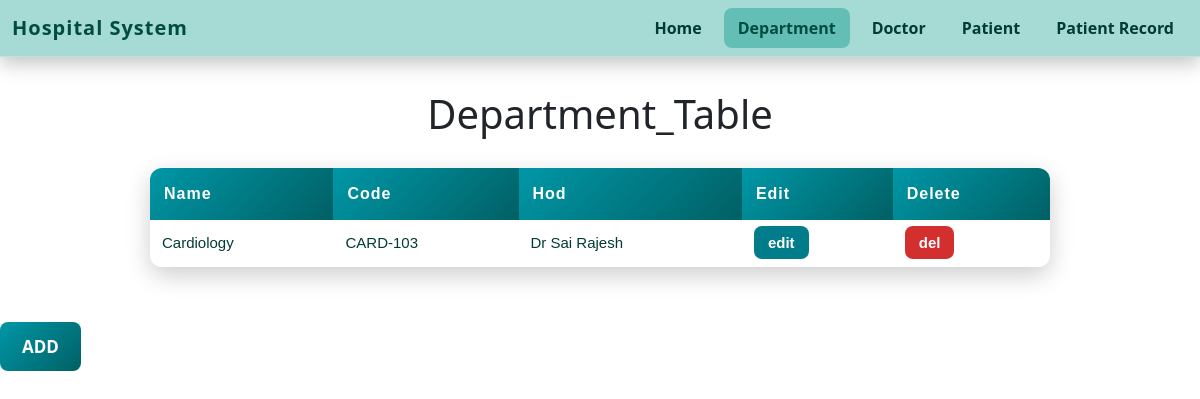
Page /department/ on the committed database.
### app1/models.py (models this page shows, shortened)
class department_model(models.Model):
    name = models.CharField(max_length=50)
    code = models.CharField(max_length=50)
    hod = models.CharField(max_length=50)

### app1/views.py (the view)
# urls.py: path("department/", department_details, name="department_list"),
def department_details(requst):
    data = department_model.objects.all()
    content={
        "data":data,
    }
    return render(requst,'frontend_app1/department_table.html',content)

### templates/frontend_app1/department_table.html (shortened to what this page needs)
<!DOCTYPE html>
<html lang="en">
<head>
    <link href="https://cdn.jsdelivr.net/npm/bootstrap@5.3.0/dist/css/bootstrap.min.css" rel="stylesheet">
</head>
<body>
    <nav class="navbar navbar-expand-lg navbar-glass fixed-top">
  <div class="container-fluid">
    <a class="navbar-brand" href="{% url 'home' %}">Hospital System</a>
    <div class="collapse navbar-collapse" id="navmenu">
      <ul class="navbar-nav ms-auto">
        <li class="nav-item">
          <a class="nav-link {% if request.path == '/' %}active{% endif %}"
             href="{% url 'home' %}">Home</a>
        </li>
        <li class="nav-item">
          <a class="nav-link {% if 'department' in request.path %}active{% endif %}"
             href="{% url 'department_list' %}">Department</a>
        </li>
        <li class="nav-item">
          <a class="nav-link {% if 'doctor' in request.path %}active{% endif %}"
             href="{% url 'doctor_list' %}">Doctor</a>
        </li>
        <li class="nav-item">
          <a class="nav-link {% if 'patient_list' in request.path %}active{% endif %}"
             href="{% url 'patient_list' %}">Patient</a>
        </li>
        <li class="nav-item">
          <a class="nav-link {% if 'patient_record' in request.path %}active{% endif %}"
             href="{% url 'patient_record_list' %}">Patient Record</a>
        </li>
      </ul>
    </div>
  </div>
</nav>
   <table>
  <h1>Department_Table</h1>
  <tr>
      <th>Name</th>
      <th>Code</th>
      <th>Hod</th>
      <th>Edit</th>
      <th>Delete</th>
  </tr>
  {% for i in data %}
  <tr>
      <td>{{ i.name }}</td>
      <td>{{ i.code }}</td>
      <td>{{ i.hod }}</td>
      <td>
        <a href="{% url 'verify_user' 'department' 'update'  i.id %}" class="btn-edit">
          edit
        </a>
      </td>
      <td>
        <a href="{% url 'verify_user' 'department' 'delete'  i.id %}" class="btn-del">
          del
        </a>
      </td>
  </tr>
  {% endfor %}
</table>
<a href="{% url 'department_add' %}" class="btn-add">ADD</a>
</body>
</html>

### templates/frontend_app1/department_table.html (style rules this page uses)
body { background-image: url("https://thumbs.dreamstime.com/b/doctor-hand-medical-background-d-42384192.jpg"); background-repeat: no-repeat; background-size: cover; min-height: 100vh; width: 100%; padding-top: 90px; }
table { width: 75%; margin: 30px auto; border-collapse: collapse; font-family: "Poppins", sans-serif; background: rgba(255, 255, 255, 0.25); border-radius: 12px; overflow: hidden; box-shadow: 0 8px 25px rgba(0, 0, 0, 0.2); }
h1 { text-align: center; margin-bottom: 15px; color: #004d40; font-weight: 700; }
th { background: linear-gradient(135deg, #0097a7, #006064); color: white; padding: 14px; font-size: 16px; letter-spacing: 1px; }
td { padding: 12px; color: #003c34; background: rgba(255, 255, 255, 0.5); border-bottom: 1px solid rgba(0, 121, 107, 0.3); font-size: 15px; }
.btn-edit, .btn-del, .btn-add { padding: 8px 14px; border-radius: 8px; font-weight: 600; text-decoration: none; color: white; }
.btn-edit { background: #007c8a; }
.btn-del { background: #d32f2f; }
.btn-add { display: inline-block; margin: 25px auto; padding: 12px 22px; background: linear-gradient(135deg, #0097a7, #006064); font-size: 17px; }
.navbar-glass { background: rgba(0, 150, 136, 0.35); backdrop-filter: blur(12px); -webkit-backdrop-filter: blur(12px); border-bottom: 1px solid rgba(255, 255, 255, 0.25); box-shadow: 0 6px 20px rgba(0, 0, 0, 0.25); }
.navbar-glass .navbar-brand { font-weight: 700; color: #004d40 !important; letter-spacing: 1px; }
.navbar-glass .nav-link { font-weight: 600; color: #003c34 !important; margin-left: 8px; padding: 8px 14px !important; border-radius: 8px; transition: 0.3s ease; }
.navbar-glass .nav-link.active { background: rgba(0, 150, 136, 0.4); color: #004d40 !important; }

### rows in the picture
department_model: name "Cardiology", code "CARD-103", hod "Dr Sai Rajesh"
